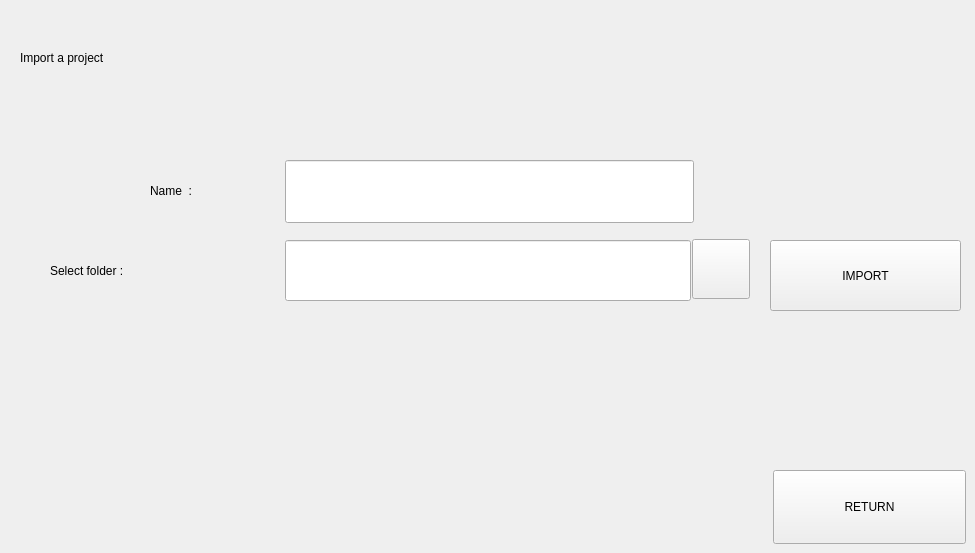
     <widget class="QWidget" name="page2_3_importpro">
      <widget class="QLabel" name="label_2_3_title">
       <property name="geometry">
        <rect>
         <x>20</x>
         <y>20</y>
         <width>791</width>
         <height>76</height>
        </rect>
       </property>
       <property name="text">
        <string>Import a project</string>
       </property>
      </widget>
      <widget class="QLabel" name="label_2_3_name">
       <property name="geometry">
        <rect>
         <x>150</x>
         <y>170</y>
         <width>131</width>
         <height>41</height>
        </rect>
       </property>
       <property name="text">
        <string>Name  :</string>
       </property>
      </widget>
      <widget class="QLineEdit" name="edit_2_3_name">
       <property name="geometry">
        <rect>
         <x>285</x>
         <y>160</y>
         <width>409</width>
         <height>63</height>
        </rect>
       </property>
      </widget>
      <widget class="QLabel" name="label_2_3_path">
       <property name="geometry">
        <rect>
         <x>50</x>
         <y>250</y>
         <width>231</width>
         <height>41</height>
        </rect>
       </property>
       <property name="text">
        <string>Select folder :</string>
       </property>
      </widget>
      <widget class="QLineEdit" name="edit_2_3_path">
       <property name="geometry">
        <rect>
         <x>285</x>
         <y>240</y>
         <width>406</width>
         <height>61</height>
        </rect>
       </property>
      </widget>
      <widget class="QPushButton" name="btn_2_3_selectfolder">
       <property name="geometry">
        <rect>
         <x>692</x>
         <y>239</y>
         <width>58</width>
         <height>60</height>
        </rect>
       </property>
       <property name="text">
        <string/>
       </property>
      </widget>
      <widget class="QPushButton" name="btn_2_3_import">
       <property name="geometry">
        <rect>
         <x>770</x>
         <y>240</y>
         <width>191</width>
         <height>71</height>
        </rect>
       </property>
       <property name="text">
        <string>IMPORT</string>
       </property>
      </widget>
      <widget class="QPushButton" name="btn_2_3_return">
       <property name="geometry">
        <rect>
         <x>773</x>
         <y>470</y>
         <width>193</width>
         <height>74</height>
        </rect>
       </property>
       <property name="text">
        <string>RETURN</string>
       </property>
      </widget>
     </widget>
